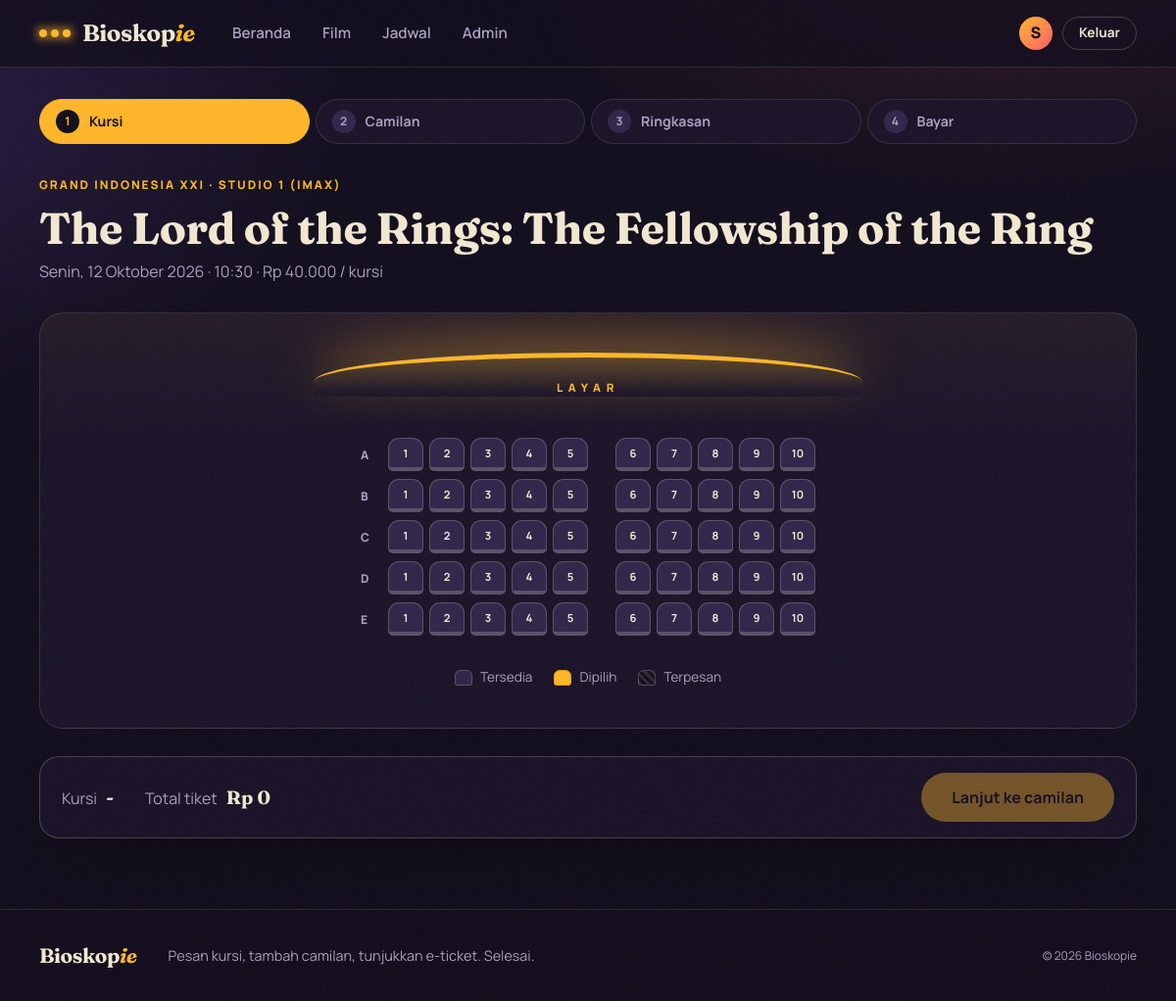
The app's page /seat-selection.php?schedule_id=79 (signed in) with its own data.
### tables this page shows
CREATE TABLE `schedules` (
  `id` int(11) NOT NULL,
  `movie_id` int(11) NOT NULL,
  `studio_id` int(11) NOT NULL,
  `show_date` date NOT NULL,
  `show_time` time NOT NULL,
  `price` decimal(10,2) NOT NULL
);

CREATE TABLE `cinemas` (
  `id` int(11) NOT NULL,
  `name` varchar(100) NOT NULL,
  `city` varchar(50) NOT NULL,
  `address` text NOT NULL
);

CREATE TABLE `studios` (
  `id` int(11) NOT NULL,
  `cinema_id` int(11) NOT NULL,
  `name` varchar(50) NOT NULL,
  `capacity` int(11) NOT NULL
);

CREATE TABLE `movies` (
  `id` int(11) NOT NULL,
  `title` varchar(150) NOT NULL,
  `genre` varchar(100) NOT NULL,
  `duration` int(11) NOT NULL,
  `synopsis` text NOT NULL,
  `poster` varchar(255) NOT NULL,
  `release_date` date NOT NULL
);

### includes/helpers.php (called while the page is built, shortened)
<?php
function e(mixed $value): string
{
    return htmlspecialchars((string) $value, ENT_QUOTES | ENT_SUBSTITUTE, 'UTF-8');
}
function url(string $path = ''): string
{
    return BASE_URL . '/' . ltrim($path, '/');
}
function rupiah(float|int|string $amount): string
{
    return 'Rp ' . number_format((float) $amount, 0, ',', '.');
}
function positive_int(mixed $value): ?int
{
    $number = filter_var($value, FILTER_VALIDATE_INT);
    return ($number !== false && $number > 0) ? $number : null;
}
function date_id(string $date, bool $withDay = true): string
{
    $days = [
        'Minggu',
        'Senin',
        'Selasa',
        'Rabu',
        'Kamis',
        'Jumat',
        'Sabtu'
    ];
    $months = [
        '',
        'Januari',
        'Februari',
        'Maret',
        'April',
        'Mei',
        'Juni',
        'Juli',
        'Agustus',
        'September',
        'Oktober',
        'November',
        'Desember'
    ];
    $timestamp = strtotime($date);
    $text = (int) date('j', $timestamp)
        . ' '
        . $months[(int) date('n', $timestamp)]
        . ' '
        . date('Y', $timestamp);
    return $withDay
        ? $days[(int) date('w', $timestamp)] . ', ' . $text
        : $text;
}
function time_short(string $time): string
{
    return substr($time, 0, 5);
}

### includes/booking.php (called while the page is built, shortened)
<?php
function fetch_schedule(PDO $pdo, int $scheduleId): ?array
{
    $stmt = $pdo->prepare('
        SELECT s.*, m.title, m.genre, m.poster, m.duration,
               st.capacity, st.name AS studio_name, c.name AS cinema_name
        FROM schedules s
        JOIN movies m ON s.movie_id = m.id
        JOIN studios st ON s.studio_id = st.id
        JOIN cinemas c ON st.cinema_id = c.id
        WHERE s.id = :id
    ');
    $stmt->execute([':id' => $scheduleId]);
    return $stmt->fetch() ?: null;
}
function seat_layout(int $capacity): array
{
    $rows = [];
    $remaining = $capacity;
    foreach (range('A', 'Z') as $letter) {
        if ($remaining <= 0) {
            break;
        }
        $count = min(SEATS_PER_ROW, $remaining);
        $rows[$letter] = array_map(static fn (int $number): string => $letter . $number, range(1, $count));
        $remaining -= $count;
    }
    return $rows;
}
function booked_seats(PDO $pdo, int $scheduleId): array
{
    $stmt = $pdo->prepare('
        SELECT bs.seat_number
        FROM booking_seats bs
        JOIN bookings b ON bs.booking_id = b.id
        WHERE b.schedule_id = :schedule_id AND b.payment_status <> \'cancelled\'
    ');
    $stmt->execute([':schedule_id' => $scheduleId]);
    return array_map('strtoupper', $stmt->fetchAll(PDO::FETCH_COLUMN));
}

### seat-selection.php (the view, shortened to what this page needs)
<?php
require __DIR__ . '/includes/bootstrap.php';
$scheduleId = positive_int($_GET['schedule_id'] ?? null);
$schedule = $scheduleId !== null ? fetch_schedule($pdo, $scheduleId) : null;
$booked = booked_seats($pdo, $scheduleId);
$layout = seat_layout((int) $schedule['capacity']);
?>
<?= booking_steps(1) ?>
<header class="page-head">
    <p class="eyebrow"><?= e($schedule['cinema_name']) ?> · <?= e($schedule['studio_name']) ?></p>
    <h1><?= e($schedule['title']) ?></h1>
    <p class="muted"><?= e(date_id($schedule['show_date'])) ?> · <?= e(time_short($schedule['show_time'])) ?> · <?= e(rupiah($schedule['price'])) ?> / kursi</p>
</header>
<form method="POST" action="<?= e(url('fnv-upsell.php')) ?>" id="seat-form" data-price="<?= (int) $schedule['price'] ?>" data-max="<?= MAX_SEATS_PER_BOOKING ?>">
    <div class="cinema-seats">
        <div class="screen" aria-hidden="true"><span>LAYAR</span></div>
        <div class="seat-map" role="group" aria-label="Denah kursi">
            <?php foreach ($layout as $rowLetter => $seats): ?>
                <div class="seat-row">
                    <span class="seat-row-label" aria-hidden="true"><?= e($rowLetter) ?></span>
                    <?php foreach ($seats as $index => $seatId): ?>
                        <?php $aisle = ($index + 1) === (int) (SEATS_PER_ROW / 2) ? ' seat-aisle' : ''; ?>
                        <?php if (in_array($seatId, $booked, true)): ?>
                            <span class="seat is-booked<?= $aisle ?>" title="<?= e($seatId) ?> sudah terpesan" aria-label="Kursi <?= e($seatId) ?> sudah terpesan"><?= e(substr($seatId, 1)) ?></span>
                        <?php else: ?>
                            <label class="seat<?= $aisle ?>" title="Kursi <?= e($seatId) ?>">
                                <span><?= e(substr($seatId, 1)) ?></span>
                            </label>
                        <?php endif; ?>
                    <?php endforeach; ?>
                </div>
            <?php endforeach; ?>
        </div>
        <ul class="legend">
            <li><i class="swatch swatch-available"></i>Tersedia</li>
            <li><i class="swatch swatch-selected"></i>Dipilih</li>
            <li><i class="swatch swatch-booked"></i>Terpesan</li>
        </ul>
    </div>
    <div class="action-bar">
        <div class="action-bar-info">
            <p><span class="muted">Kursi</span> <strong id="selected-seats">-</strong></p>
            <p><span class="muted">Total tiket</span> <strong id="total-price">Rp 0</strong></p>
        </div>
        <button type="submit" class="btn btn-primary btn-large" id="continue-btn" disabled>Lanjut ke camilan</button>
    </div>
</form>

### records on screen
schedules: cinemas.name "GRAND INDONESIA XXI", studio.name "STUDIO 1 (IMAX)", movie.title "The Lord of the Rings: The Fellowship of the Ring", show_date "Senin, 12 Oktober 2026", show_time "10:30", price "Rp 40.000"

### other values on screen
$label "Beranda Film Jadwal"
mb_substr((string) $_SESSION['user_name'], 0, 1) "S"
$number "1"
$label "Kursi"
$number "2"
$label "Camilan"
$number "3"
$label "Ringkasan"
$number "4"
$label "Bayar"
$rowLetter "A"
substr($seatId, 1) "1"
substr($seatId, 1) "2"
substr($seatId, 1) "3"
substr($seatId, 1) "4"
